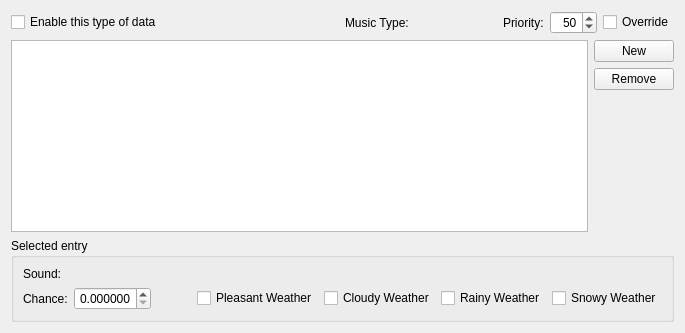
       <widget class="QWidget" name="tabSound">
        <attribute name="title">
         <string>Sound</string>
        </attribute>
        <layout class="QVBoxLayout" name="verticalLayout_8">
         <item>
          <layout class="QHBoxLayout" name="soundMetaLayout">
           <item>
            <widget class="QCheckBox" name="soundEnable">
             <property name="text">
              <string>Enable this type of data</string>
             </property>
            </widget>
           </item>
           <item>
            <spacer name="horizontalSpacer_12">
             <property name="orientation">
              <enum>Qt::Horizontal</enum>
             </property>
             <property name="sizeHint" stdset="0">
              <size>
               <width>40</width>
               <height>20</height>
              </size>
             </property>
            </spacer>
           </item>
           <item>
            <layout class="QHBoxLayout" name="soundMusicLayout">
             <item>
              <widget class="QLabel" name="label_32">
               <property name="text">
                <string>Music Type:</string>
               </property>
               <property name="buddy">
                <cstring>soundMusicType</cstring>
               </property>
              </widget>
             </item>
             <item>
              <widget class="DKFormPicker" name="soundMusicType">
               <property name="overrideTextForNone">
                <string>DEFAULT</string>
               </property>
              </widget>
             </item>
            </layout>
           </item>
           <item>
            <layout class="QHBoxLayout" name="soundPriorityLayout">
             <item>
              <spacer name="horizontalSpacer_13">
               <property name="orientation">
                <enum>Qt::Horizontal</enum>
               </property>
               <property name="sizeHint" stdset="0">
                <size>
                 <width>40</width>
                 <height>20</height>
                </size>
               </property>
              </spacer>
             </item>
             <item>
              <widget class="QLabel" name="label_31">
               <property name="text">
                <string>Priority:</string>
               </property>
               <property name="buddy">
                <cstring>soundPriority</cstring>
               </property>
              </widget>
             </item>
             <item>
              <widget class="QSpinBox" name="soundPriority">
               <property name="alignment">
                <set>Qt::AlignRight|Qt::AlignTrailing|Qt::AlignVCenter</set>
               </property>
               <property name="maximum">
                <number>100</number>
               </property>
               <property name="value">
                <number>50</number>
               </property>
              </widget>
             </item>
            </layout>
           </item>
           <item>
            <widget class="QCheckBox" name="soundOverride">
             <property name="text">
              <string>Override</string>
             </property>
            </widget>
           </item>
          </layout>
         </item>
         <item>
          <layout class="QHBoxLayout" name="horizontalLayout_9">
           <item>
            <widget class="QTableView" name="sounds">
             <property name="selectionMode">
              <enum>QAbstractItemView::SingleSelection</enum>
             </property>
             <property name="selectionBehavior">
              <enum>QAbstractItemView::SelectRows</enum>
             </property>
             <property name="horizontalScrollMode">
              <enum>QAbstractItemView::ScrollPerPixel</enum>
             </property>
            </widget>
           </item>
           <item>
            <layout class="QVBoxLayout" name="verticalLayout_7">
             <item>
              <widget class="QPushButton" name="buttonSoundNew">
               <property name="text">
                <string>New</string>
               </property>
              </widget>
             </item>
             <item>
              <widget class="QPushButton" name="buttonSoundRemove">
               <property name="text">
                <string>Remove</string>
               </property>
              </widget>
             </item>
             <item>
              <spacer name="verticalSpacer_7">
               <property name="orientation">
                <enum>Qt::Vertical</enum>
               </property>
               <property name="sizeHint" stdset="0">
                <size>
                 <width>20</width>
                 <height>40</height>
                </size>
               </property>
              </spacer>
             </item>
            </layout>
           </item>
          </layout>
         </item>
         <item>
          <widget class="QGroupBox" name="currentSoundGroupbox">
           <property name="title">
            <string>Selected entry</string>
           </property>
           <layout class="QGridLayout" name="gridLayout_16">
            <item row="0" column="0">
             <widget class="QLabel" name="label_33">
              <property name="text">
               <string>Sound:</string>
              </property>
              <property name="buddy">
               <cstring>currentSoundDescriptor</cstring>
              </property>
             </widget>
            </item>
            <item row="0" column="1">
             <widget class="DKFormPicker" name="currentSoundDescriptor"/>
            </item>
            <item row="1" column="0">
             <widget class="QLabel" name="label_34">
              <property name="text">
               <string>Chance:</string>
              </property>
              <property name="buddy">
               <cstring>currentSoundChance</cstring>
              </property>
             </widget>
            </item>
            <item row="1" column="1">
             <layout class="QHBoxLayout" name="horizontalLayout_10">
              <item>
               <widget class="QDoubleSpinBox" name="currentSoundChance">
                <property name="alignment">
                 <set>Qt::AlignRight|Qt::AlignTrailing|Qt::AlignVCenter</set>
                </property>
                <property name="decimals">
                 <number>6</number>
                </property>
                <property name="maximum">
                 <double>1.000000000000000</double>
                </property>
               </widget>
              </item>
              <item>
               <spacer name="horizontalSpacer_14">
                <property name="orientation">
                 <enum>Qt::Horizontal</enum>
                </property>
                <property name="sizeHint" stdset="0">
                 <size>
                  <width>40</width>
                  <height>20</height>
                 </size>
                </property>
               </spacer>
              </item>
              <item>
               <widget class="QCheckBox" name="currentSoundPleasant">
                <property name="text">
                 <string>Pleasant Weather</string>
                </property>
               </widget>
              </item>
              <item>
               <widget class="QCheckBox" name="currentSoundCloudy">
                <property name="text">
                 <string>Cloudy Weather</string>
                </property>
               </widget>
              </item>
              <item>
               <widget class="QCheckBox" name="currentSoundRainy">
                <property name="text">
                 <string>Rainy Weather</string>
                </property>
               </widget>
              </item>
              <item>
               <widget class="QCheckBox" name="currentSoundSnowy">
                <property name="text">
                 <string>Snowy Weather</string>
                </property>
               </widget>
              </item>
             </layout>
            </item>
           </layout>
          </widget>
         </item>
        </layout>
       </widget>
